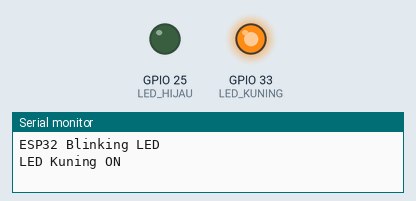
Recording of a program running on a simulated ESP32. Parts: output pins drawn as LEDs (lit = HIGH), the last lines printed to the serial monitor.

Above: at 0.5 s.
At 2.2 s:
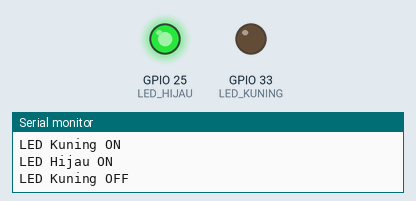
At 2.7 s:
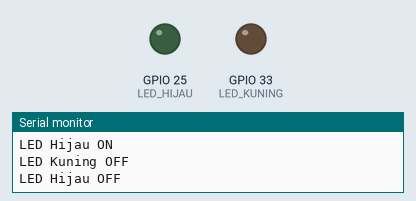
At 4.5 s:
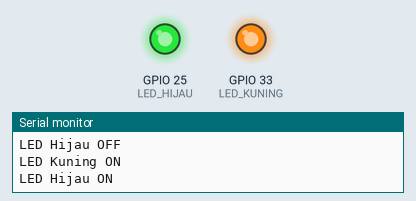
Timing chart, 0 to 6.9 s (numbered marks = the images above):
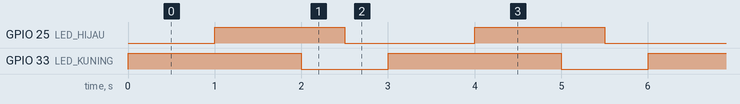

Measured:
- by itself, GPIO 25 (LED_HIJAU): alternates HIGH for 1.5 s and LOW for 1.5 s
- by itself, GPIO 33 (LED_KUNING): alternates HIGH for 2.0 s and LOW for 1.0 s
- by itself, everything shown: repeats every 3.0 s, in 4 steps

The program:

main.cpp
```cpp
#include <Arduino.h>

#define LED_KUNING 33 // LED Kuning di GPIO 33
#define LED_HIJAU 25  // LED Hijau di GPIO 25

void setup()
{
  Serial.begin(115200);
  Serial.println("ESP32 Blinking LED");

  pinMode(LED_KUNING, OUTPUT);
  pinMode(LED_HIJAU, OUTPUT);
}

void loop()
{
  digitalWrite(LED_KUNING, HIGH);
  Serial.println("LED Kuning ON");
  delay(1000);

  digitalWrite(LED_HIJAU, HIGH);
  Serial.println("LED Hijau ON");
  delay(1000);

  digitalWrite(LED_KUNING, LOW);
  Serial.println("LED Kuning OFF");
  delay(500);

  digitalWrite(LED_HIJAU, LOW);
  Serial.println("LED Hijau OFF");
  delay(500);
}
```
